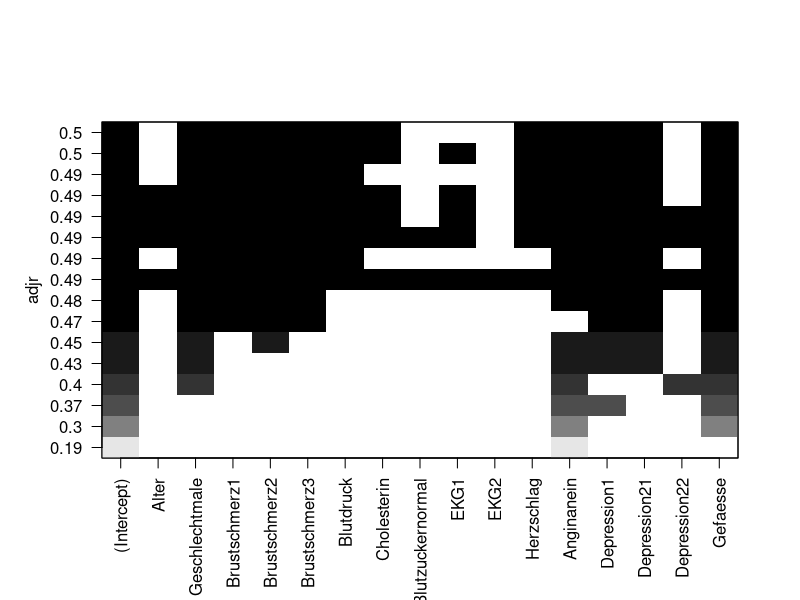
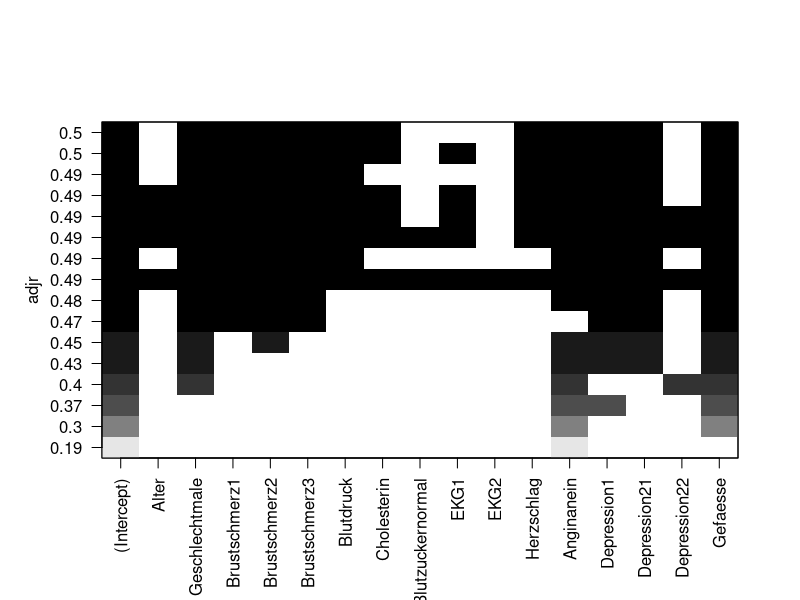
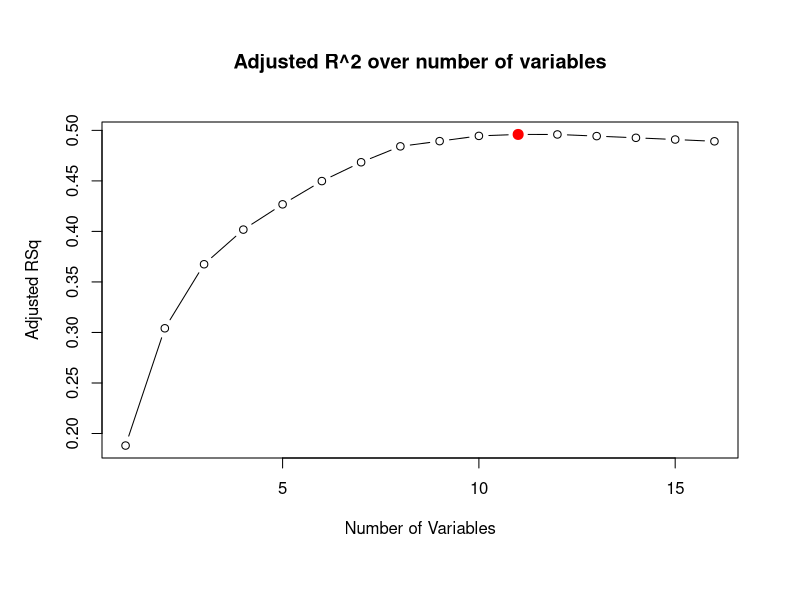
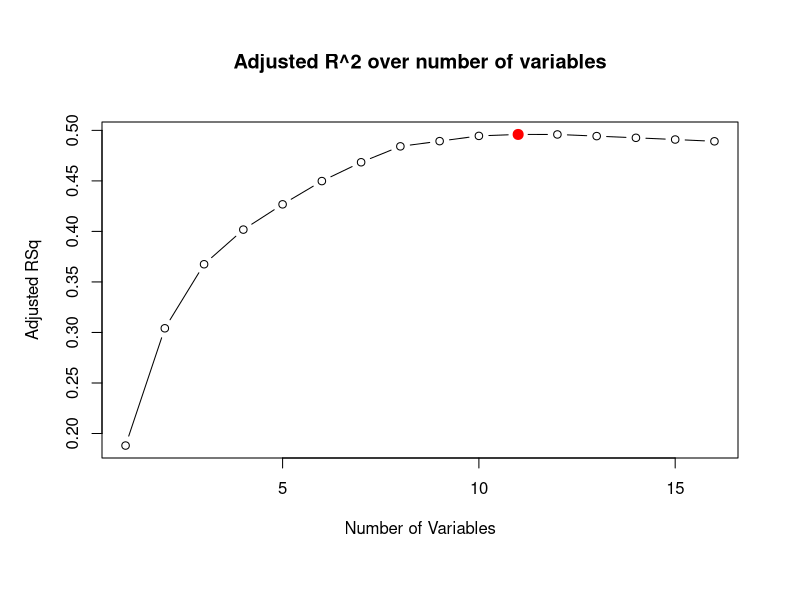

The R source for these figures, in order: (Note: this script raises an error after producing the figures.)
library(MASS)
library(dplyr)

# Aufgabe 1
dat <- read.csv2("dat/heart.csv", sep=",") %>%
  mutate(Herzkrank = factor(ifelse(Herzkrank == 0, "gesund", "krank")),
         Geschlecht = factor(ifelse(Geschlecht == 0, "female", "male")),
         Brustschmerz = factor(Brustschmerz),
         Blutzucker = factor(ifelse(Blutzucker == 1, "erhoeht", "normal")),
         EKG = factor(EKG),
         Angina = factor(ifelse(Angina == 1, "ja", "nein")),
         Depression1 = as.numeric(Depression1),
         Depression2 = factor(Depression2)) %>%
  dplyr::select(-Thal)
str(dat)
regfit_full <- leaps::regsubsets(Herzkrank ~ ., 
                                 data = dat, 
                                 nvmax = 16)
results_bestsub <- summary(regfit_full)
results_bestsub$outmat
plot(regfit_full, scale = "adjr")
plot(regfit_full, scale = "adjr")
which.max(results_bestsub$adjr2)
plot(results_bestsub$adjr2,
     main = "Adjusted R^2 over number of variables",
     xlab = "Number of Variables",
     ylab = "Adjusted RSq",
     type = "b")
points(11, results_bestsub$adjr2[11], col="red", cex=2, pch=20)
plot(results_bestsub$adjr2,
     main = "Adjusted R^2 over number of variables",
     xlab = "Number of Variables",
     ylab = "Adjusted RSq",
     type = "b")
points(11, results_bestsub$adjr2[11], col="red", cex=2, pch=20)
results_bestsub$which[11,]
model_best_subset <- glm(Herzkrank ~ Geschlecht + Brustschmerz + 
                           Blutdruck + Cholesterin + Herzschlag +
                           Angina + Depression1 + Depression2 +
                           Gefaesse,
                         data = dat,
                         family = "binomial")
summary(model_best_subset)


# Aufgabe 2

# define null model 
model_null <- glm(Herzkrank ~ 1, data = dat, family = "binomial")

# perform forward selection
results_FWS <- stepAIC(
  model_null, 
  direction = "forward",
  scope = list(lower = ~ 1,
               upper = Herzkrank ~ Alter + Geschlecht + 
                 Brustschmerz + Blutdruck + Cholesterin + 
                 Blutzucker + EKG + Herzschlag + Angina + 
                 Depression1 + Depression2 + Gefaesse))

# view results
summary(results_FWS)


# define full model
model_full <- glm(Herzkrank ~ ., data = dat, family = "binomial")

# perform backward selection
results_BWS <- stepAIC(model_full, direction = "backward")

# view results
summary(results_BWS)


# perform stepwise selection
results_both <- stepAIC(model_full, direction = "both", trace = TRUE)

# view results
summary(results_both)

# generate final model including selected variables
model_final <- glm(Herzkrank ~ Geschlecht + Brustschmerz + 
                     Blutdruck + Cholesterin + Herzschlag +
                     Angina + Depression1 + Depression2 + Gefaesse,
                   data = dat,
                   family = "binomial")

# 5-fache Kreuzvalidierung des finalen Modells
set.seed(20042021)
glm_best <- caret::train(Herzkrank ~ Geschlecht + Brustschmerz + Blutdruck + 
                           Cholesterin + Herzschlag + Angina + Depression1 + 
                           Depression2 + Gefaesse, 
                         data = dat,
                         method = "glm",
                         trControl = ctrl,
                         metric = "ROC")

roc_best <- pROC::roc(response = glm_best$pred$obs, # observations
                      predictor = glm_best$pred$krank, # predictions
                      ci = TRUE,        # compute confidence interval
                      plot = TRUE,      # create ROC plot
                      print.auc = TRUE,
                      main = "ROC curve of the final logistic regression model")


# 5-fold cross-validation of the full model
glm_full <- caret::train(Herzkrank ~ ., data = dat,
                         method = "glm",
                         trControl = ctrl,
                         metric = "ROC")

roc_full <- pROC::roc(response = glm_full$pred$obs, 
                      predictor = glm_full$pred$krank, 
                      ci = TRUE,
                      plot = TRUE,
                      add = TRUE,       # add ROC curve to existing plot
                      col = "darkgreen",
                      print.auc.adj=c(0,5), # adjust position of AUC
                      print.auc = TRUE,
                      main = "ROC curve of the final(black) and full (green) model")
